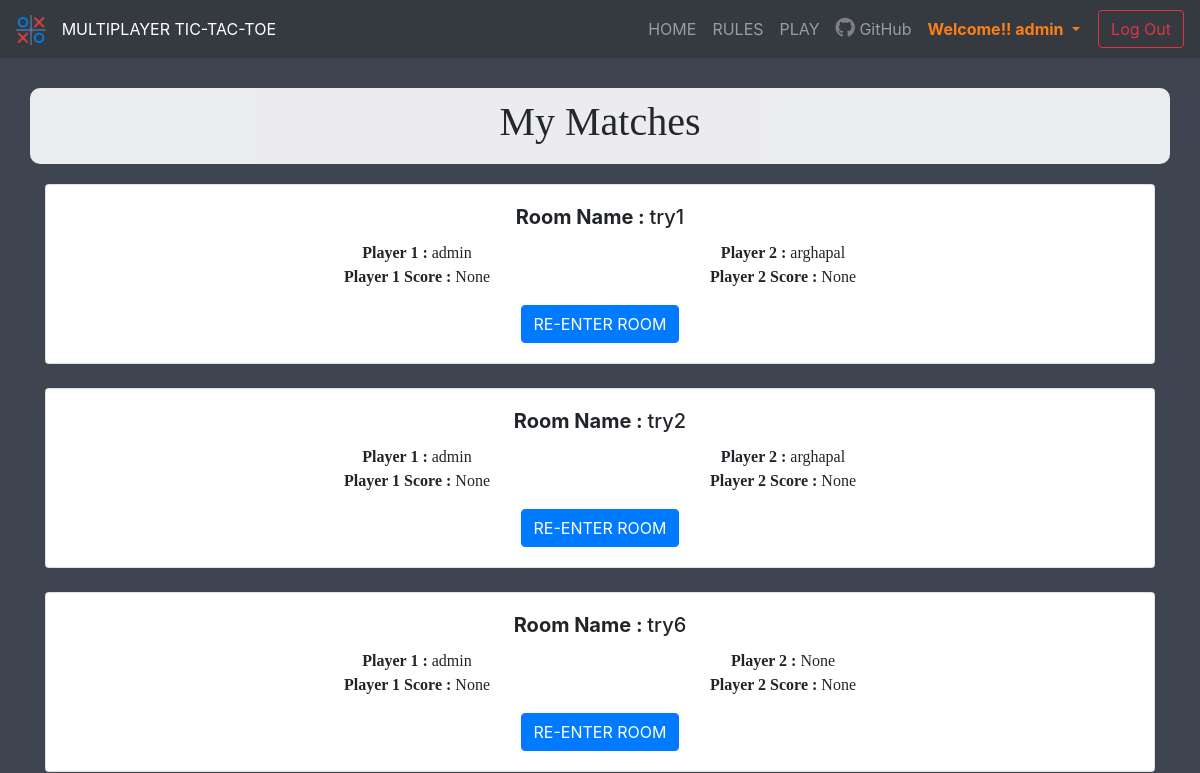
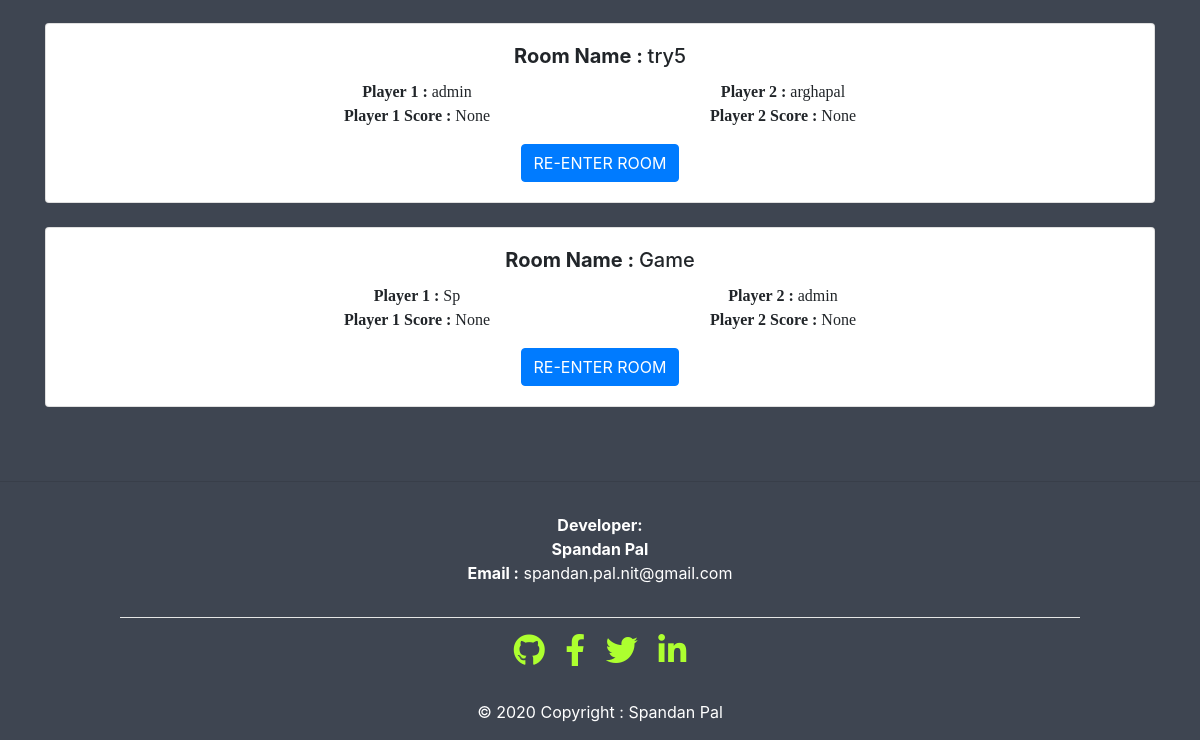
The app's page /myMatches (signed in), older data (2 pictures, top to bottom).
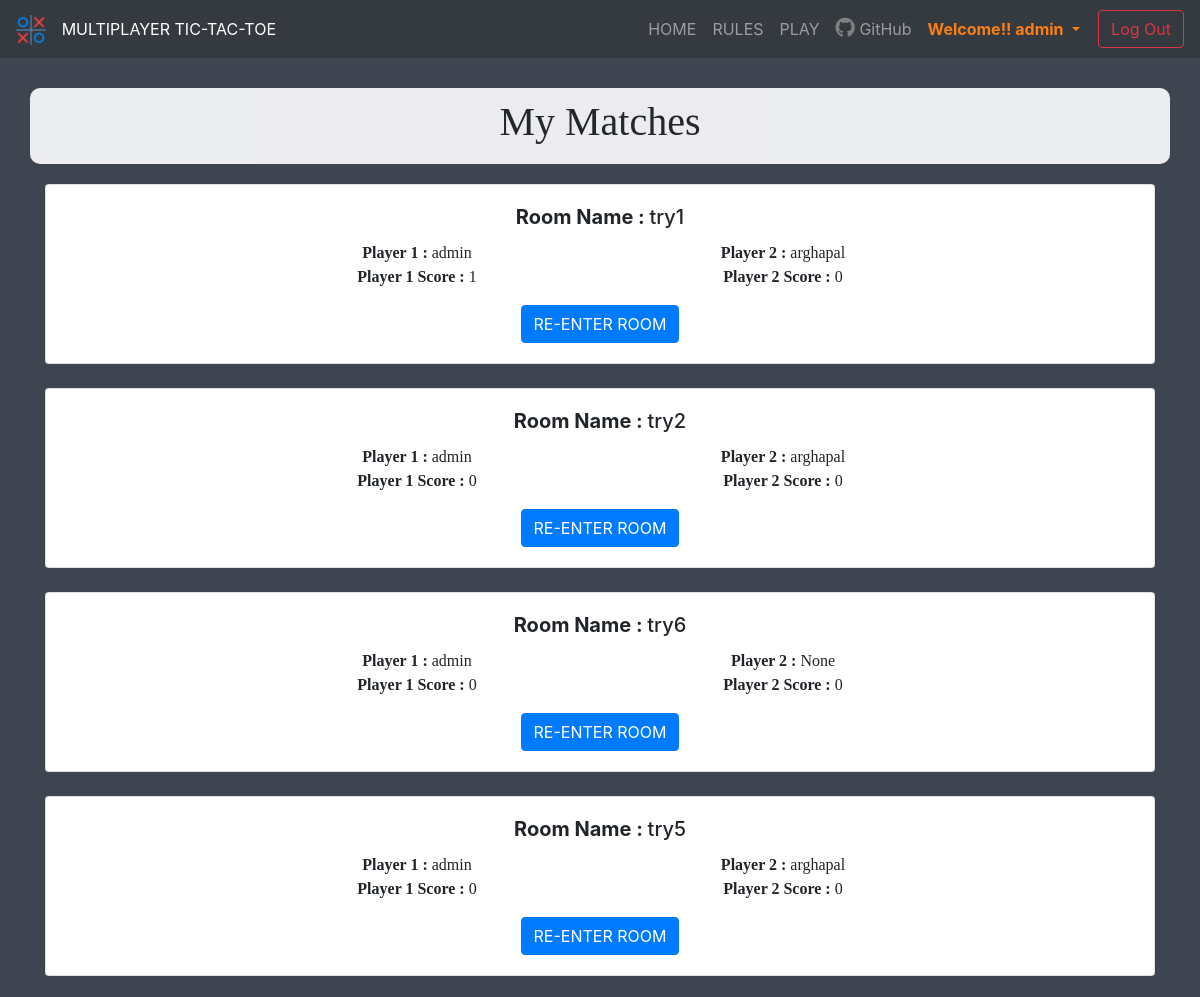
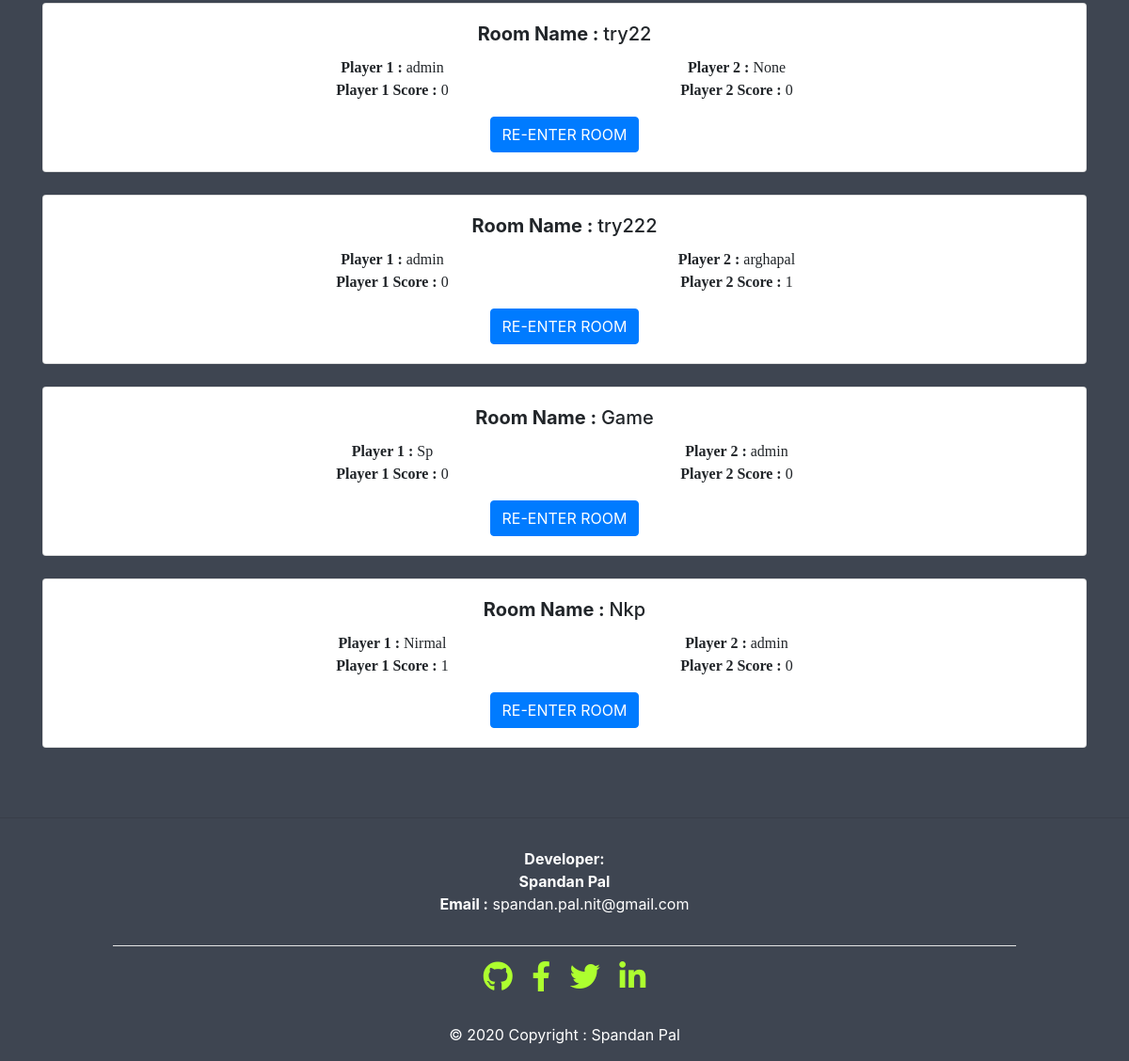
The same page, newer data (2 pictures, top to bottom).
### TicTacToe/models.py (models this page shows, shortened)
class Room(models.Model):
    room_name = models.CharField(blank=False, max_length=100, null=False, unique=True)
    player1 = models.ForeignKey(to=User, blank=False, on_delete=models.DO_NOTHING, related_name='player1')
    player2 = models.ForeignKey(to=User, blank=True, on_delete=models.DO_NOTHING, null=True, related_name='player2')
    winner = models.CharField(blank=True, max_length=1000, null=True, unique=True)
    total_matches = models.IntegerField(blank=True, null=True, default=5)
    score_player1 = models.IntegerField(blank=True, null=True, default=0)
    score_player2 = models.IntegerField(blank=True, null=True, default=0)
    STATUS_CHOICES = [('0', 'Game Over'), ('1', 'In Progress')]
    status = models.CharField(max_length=50, choices=STATUS_CHOICES, default=1)

### TicTacToe/views.py (the view)
# urls.py: path('myMatches', views.myMatches, name='myMatches'),
@login_required(login_url='/log-in')
def myMatches(request):
    myRooms = None
    try:
        myRooms = Room.objects.filter(Q(player1=request.user) | Q(player2=request.user))
        return render(request, 'TicTacToe/myMatches.html', {'myRooms': myRooms})
    except:
        pass
    return render(request, 'TicTacToe/myMatches.html', {'myRooms': myRooms})

### TicTacToe/templates/TicTacToe/myMatches.html (shortened to what this page needs)
{% extends 'TicTacToe/base.html' %}
{% load static %}
{% block content %}
    <div class="my_matches" style="background-color: #3E4551;">
        <div class="container" style="text-align: center;">
            <div class="row bgh ">
                <div class="col"></div>
                <div class="col-lg-5" style="font-family: 'Roboto Slab', serif;"><h1>My Matches</h1></div>
                <div class="col"></div>
            </div>
            <div>
                {% for room in myRooms %}
                    <div class="card" style="width: 100%; margin-bottom: 3vh;">
                        <div class="card-body">
                            <h5 class="card-title"><b>Room Name
                                : </b>{{ room.room_name }}</h5>
                            <div class="row">
                                <div class="col-lg-2" style="font-family: 'Roboto Slab', serif;"></div>
                                <div class="col-lg-4" style="font-family: 'Roboto Slab', serif;"><b>Player 1
                                    : </b>{{ room.player1 }}</div>
                                <div class="col-lg-4" style="font-family: 'Roboto Slab', serif;"><b>Player 2
                                    : </b>{{ room.player2 }}</div>
                                <div class="col-lg-2" style="font-family: 'Roboto Slab', serif;"></div>
                            </div>
                            <div class="row">
                                <div class="col-lg-2" style="font-family: 'Roboto Slab', serif;"></div>
                                <div class="col-lg-4" style="font-family: 'Roboto Slab', serif;"><b>Player 1 Score
                                    : </b>{{ room.score_player1 }}</div>
                                <div class="col-lg-4" style="font-family: 'Roboto Slab', serif;"><b>Player 2 Score
                                    : </b>{{ room.score_player2 }}</div>
                                <div class="col-lg-2" style="font-family: 'Roboto Slab', serif;"></div>
                            </div>
                            <a href="/{{ room.room_name }}" class="btn btn-primary" style="margin-top: 2vh;">RE-ENTER ROOM</a>
                        </div>
                    </div>
                {% endfor %}
            </div>
        </div>
    </div>
{% endblock %}

### TicTacToe/templates/TicTacToe/base.html (shortened to what this page needs)
{% load static %}
<!DOCTYPE html>
<html lang="en">
<head>
    <link rel="stylesheet" href="{% static 'TicTacToe/css/bootstrap.min.css' %}">
    <link rel="stylesheet" href="{% static 'TicTacToe/css/bootstrap-grid.min.css' %}">
    <link rel="stylesheet" href="{% static 'TicTacToe/css/styleMain.css' %}">
    <link rel="stylesheet" href="https://use.fontawesome.com/releases/v5.8.2/css/all.css"
>
</head>
<body>
<nav class="navbar navbar-expand-lg navbar-dark bg-dark">
    <a class="navbar-brand" href="/">
        <img src="{% static 'TicTacToe/img/icon.png' %}" width="30" height="30" alt="icon" style="margin-right: 10px;"/>
        <span class="title-navbar">MULTIPLAYER TIC-TAC-TOE</span>
    </a>
    <div class="collapse navbar-collapse navbar-mobile" id="navbarSupportedContent">
        <div class="my-2 my-lg-0">
            <ul class="navbar-nav mr-auto">
                <li class="nav-item ">
                    <a class="nav-link" href="{% url 'home' %}">HOME</a>
                </li>
                <li class="nav-item">
                    <a class="nav-link" href="{% url 'rules' %}">RULES</a>
                </li>
                <li class="nav-item">
                    <a class="nav-link" href="{% url 'play' %}">PLAY</a>
                </li>
                <li class="nav-item">
                    <a class="nav-link" target="_blank"
                       href="https://github.com/spandanpal22/Online-Multiplayer-TicTacToe"><i
                            class="fab fa-github social-icon githubLink"></i> GitHub</a>
                </li>
            </ul>
        </div>
        {% if user.is_authenticated %}
            <div class="my-2 my-lg-0">
                <ul class="navbar-nav mr-auto">
                    <li class="nav-item dropdown">
                        <a class="nav-link dropdown-toggle" href="#" id="change" role="button"
                           data-toggle="dropdown" aria-haspopup="true" aria-expanded="false"
                           style="margin-right: 10px;color: #fd7e14;">
                            <b>Welcome!! {{ user.username }}</b>
                        </a>
                    </li>
                </ul>
            </div>
            <div class="form-inline my-3 my-lg-0 buttonsStyleLogout">
                <a href="{% url 'log_out' %}">
                    <button class="btn btn-outline-danger my-2 my-sm-0" type="submit">Log Out
                    </button>
                </a>
            </div>
        {% endif %}
    </div>
</nav>
{% block content %}{% endblock %}
<footer class="page-footer font-small stylish-color-dark pt-4" style="background-color: #3E4551;color: white;">
    <hr>
    <div class="container-fluid">
        <div class="row navbar-light ">
            <div class="col"></div>
            <div class="col-lg-4">
                <ul id="foot" style="padding-right: 40px;">
                    <li><b>Developer:</b></li>
                    <li><b>Spandan Pal </b></li>
                    <li><b>Email :</b> spandan.pal.nit@gmail.com</li>
                </ul>
            </div>
            <div class="col"></div>
        </div>
    </div>
    <hr style="background-color: white;margin-left: 10vw; margin-right: 10vw;">
    <ul class="list-unstyled list-inline text-center">
        <li class="list-inline-item">
            <a class="btn-floating btn-fb mx-1" href="https://github.com/spandanpal22">
                <i class="fab fa-github social-icon"></i>
            </a>
        </li>
        <li class="list-inline-item">
            <a class="btn-floating btn-fb mx-1" href="https://www.facebook.com/spandan.pal.22/">
                <i class="fab fa-facebook-f social-icon"> </i>
            </a>
        </li>
        <li class="list-inline-item">
            <a class="btn-floating btn-tw mx-1" href="https://twitter.com/pal_spandan">
                <i class="fab fa-twitter social-icon"> </i>
            </a>
        </li>
        <li class="list-inline-item">
            <a class="btn-floating btn-li mx-1" href="https://www.linkedin.com/in/spandan-pal">
                <i class="fab fa-linkedin-in social-icon"> </i>
            </a>
        </li>
    </ul>
    <div class="footer-copyright text-center py-3">© 2020 Copyright : Spandan Pal
    </div>
</footer>
</body>
</html>

### TicTacToe/static/TicTacToe/css/styleMain.css (style rules this page uses)
#foot { list-style: none; text-align: center; padding-top: 15px; }
.social-icon { font-size: 2rem; color: greenyellow; }
.title-navbar { font-size: 1rem; }
.githubLink { font-size: 20px; color: grey; }

### TicTacToe/templates/TicTacToe/myMatches.html (style rules this page uses)
.my_matches { background-position: center center; background-repeat: no-repeat; background-size: auto; padding: 10px; }
.bgh { background-color: white; padding: 10px; margin-bottom: 20px; margin-top: 20px; border-radius: 10px; opacity: 0.9; }

Row changes from the older to the newer data that the page shows:
changed Room "try1": score_player1 "None" → "1"; score_player2 "None" → "0"
changed Room "try2": score_player1 "None" → "0"; score_player2 "None" → "0"
changed Room "try6": score_player1 "None" → "0"; score_player2 "None" → "0"
changed Room "try5": score_player1 "None" → "0"; score_player2 "None" → "0"
added Room: room_name "try22", player1 "admin", player2 "None", score_player1 "0", score_player2 "0"
added Room: room_name "try222", player1 "admin", player2 "arghapal", score_player1 "0", score_player2 "1"
changed Room "Game": score_player1 "None" → "0"; score_player2 "None" → "0"
added Room: room_name "Nkp", player1 "Nirmal", player2 "admin", score_player1 "1", score_player2 "0"
